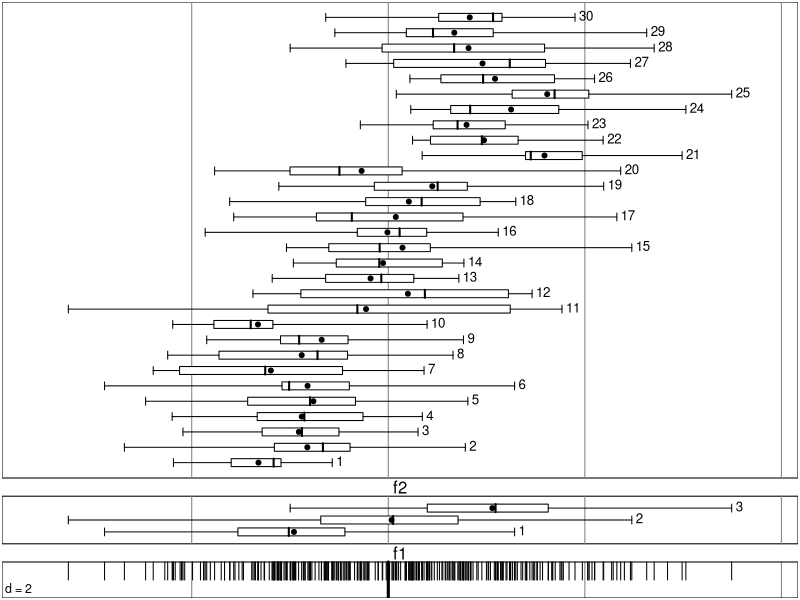
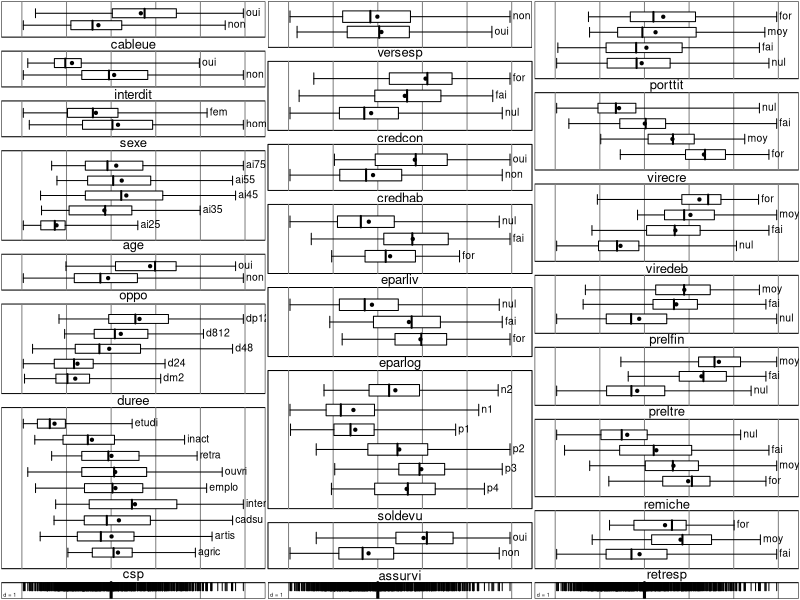

Generate these figures, in order, with R:
library(ade4)


### Name: sco.boxplot
### Title: Representation of the link between a variable and a set of
###   qualitative variables
### Aliases: sco.boxplot
### Keywords: multivariate hplot

### ** Examples

w1 <- rnorm(100,-1)
w2 <- rnorm(100)
w3 <- rnorm(100,1)
f1 <- gl(3,100)
f2 <- gl(30,10)
sco.boxplot(c(w1,w2,w3), data.frame(f1,f2))

data(banque)
banque.acm <- dudi.acm(banque, scan = FALSE, nf = 4)
par(mfrow = c(1,3))
sco.boxplot(banque.acm$l1[,1], banque[,1:7], clab = 1.8)
sco.boxplot(banque.acm$l1[,1], banque[,8:14], clab = 1.8)
sco.boxplot(banque.acm$l1[,1], banque[,15:21], clab = 1.8)
par(mfrow = c(1,1))
